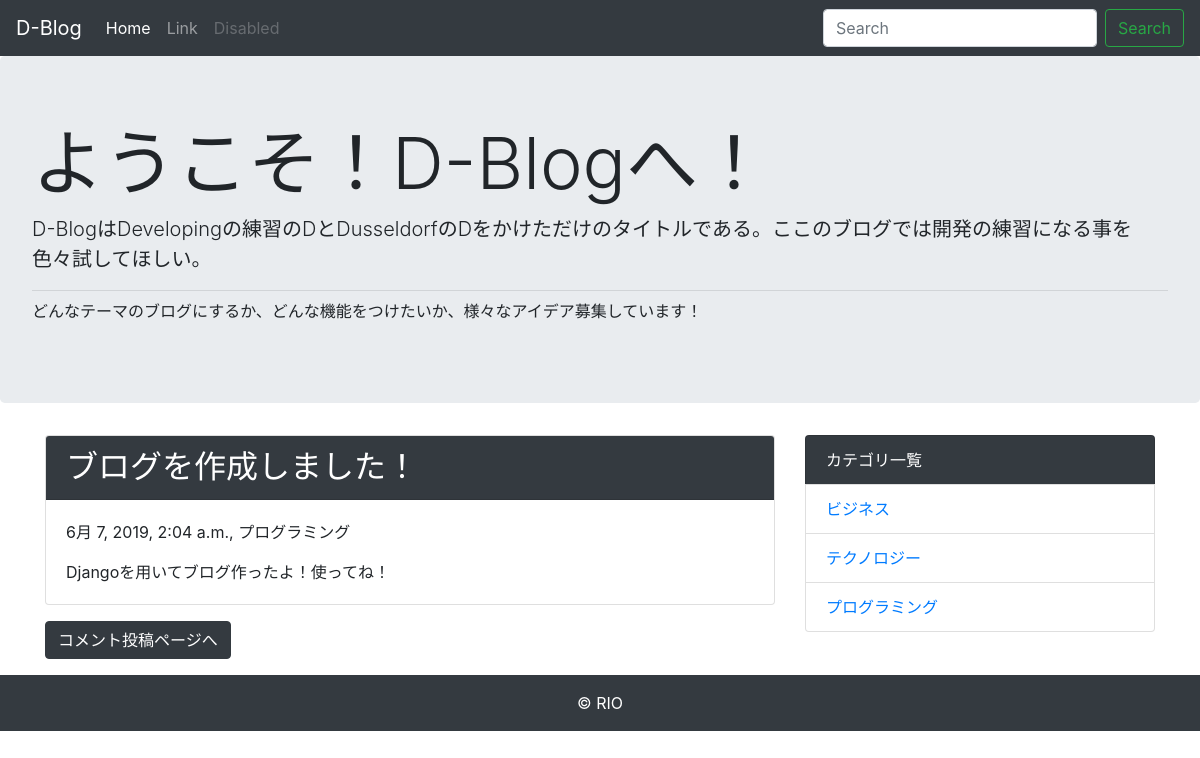
Page /detail/1/ (signed in) on the committed database.
### blog/models.py (models this page shows, shortened)
class Post(models.Model):
    title = models.CharField('タイトル', max_length=50)
    text = models.TextField('本文')
    created_at = models.DateTimeField('作成日', default=timezone.now)
    category = models.ForeignKey(Category, verbose_name='カテゴリ', on_delete=models.PROTECT)

class Category(models.Model):
    name = models.CharField('カテゴリ名', max_length= 50)
    created_at = models.DateTimeField('作成日', default=timezone.now)
    def __str__(self):
        return self.name

### blog/views.py (the view)
# urls.py: path('detail/<int:pk>/', views.DetailView.as_view(), name='detail'),
class DetailView(generic.DetailView):
    model = Post

### blog/context_processors.py (called while the page is built)
def common(request):
    context = {
        'category_list': Category.objects.all(),
    }
    return context

### blog/templates/blog/post_detail.html (shortened to what this page needs)
{% extends 'blog/base.html' %}
{% block content %}
<div class="card mb-3">
        <h2 class="card-header bg-dark text-white">{{post.title}}</h4>
        <div class="card-body">
            <p>{{ post.created_at}}, {{ post.category }}</p>
            {{ post.text | linebreaksbr | urlize }}
        </div>
    </div>
<a class="btn btn-dark mb-3" href="{% url 'blog:comment' post.pk %}">コメント投稿ページへ</a>
{% endblock %}

### blog/templates/blog/base.html (shortened to what this page needs)
<!doctype html>
<html lang="ja">
  <head>
    <link rel="stylesheet" href="https://maxcdn.bootstrapcdn.com/bootstrap/4.0.0-beta.2/css/bootstrap.min.css">
  </head>
  <body>
      <nav class="navbar navbar-expand-lg navbar-dark bg-dark">
          <a class="navbar-brand" href="#">D-Blog</a>
          <div class="collapse navbar-collapse" id="navbarSupportedContent">
            <ul class="navbar-nav mr-auto">
              <li class="nav-item active">
                <a class="nav-link" href="{% url 'blog:index' %}">Home</a>
              </li>
              {% if user.is_superuser %}
              <li class="nav-item">
                <a class="nav-link" href="{% url 'admin:index' %}">Link</a>
              </li>
              {% endif %}
              <li class="nav-item">
                <a class="nav-link disabled" href="#">Disabled</a>
              </li>
            </ul>
            <form class="form-inline my-2 my-lg-0" method="GET" action="{% url 'blog:index' %}">
              <input class="form-control mr-sm-2" type="text" placeholder="Search" aria-label="Search" name="keyword">
              <button class="btn btn-outline-success my-2 my-sm-0" type="submit">Search</button>
            </form>
          </div>
        </nav>
        <div class="jumbotron">
            <h1 class="display-3">ようこそ！D-Blogへ！</h1>
            <p class="lead">D-BlogはDevelopingの練習のDとDusseldorfのDをかけただけのタイトルである。ここのブログでは開発の練習になる事を色々試してほしい。</p>
            <hr class="my-2">
            <p>どんなテーマのブログにするか、どんな機能をつけたいか、様々なアイデア募集しています！</p>
        </div>
    <div class="container">
      <div class="row">
        <div class="col-md-8">
            {% block content %}
            {% endblock %}
        </div>
        <div class="col-md-4">
        <ul class="list-group">
            <li class="list-group-item bg-dark text-white">カテゴリ一覧</li>
            {% for category in category_list%}
            <li class="list-group-item"><a href='{%url "blog:category" category.pk%}'>{{category}}</a></li>
            {% endfor %}
          </ul>
        </div>
      </div>
    </div>
    <footer class="bg-dark text-white text-center py-3">
      &copy RIO
    </footer>
  </body>
</html>

### rows in the picture
Post: title "ブログを作成しました！", created_at "6月 7, 2019, 2:04 a.m.", category "プログラミング", text "Djangoを用いてブログ作ったよ！使ってね！"
Category: name "ビジネス"
Category: name "テクノロジー"
Category: name "プログラミング"
